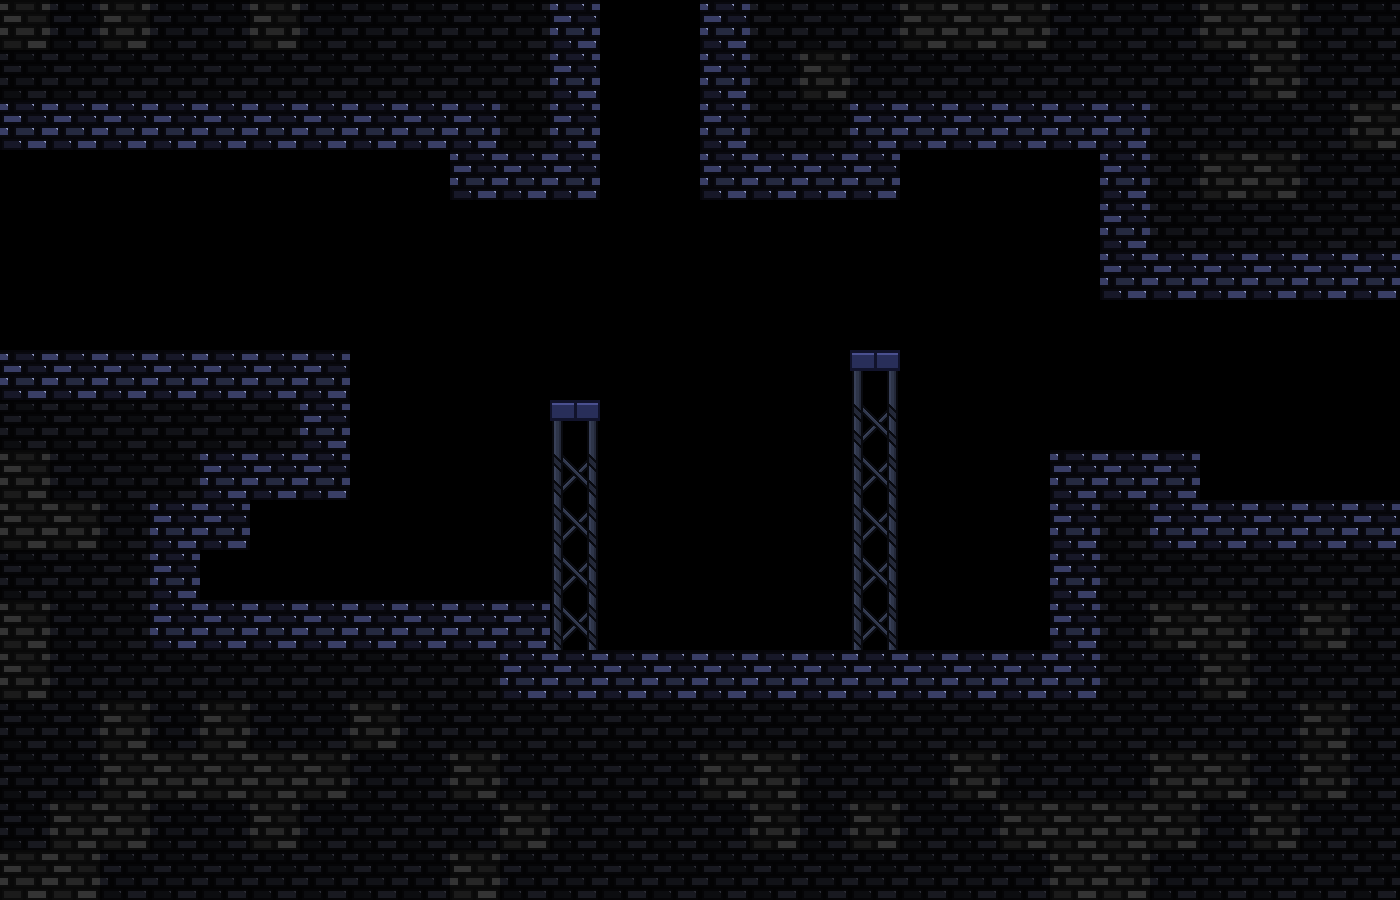

Tiled map render using the project's own tile images. Description and the map definition, with tile-layer contents summarised, below:
An orthogonal 28x18 tile map with 50x50 px tiles, 2 tile layers (tiles-main, tiles-deco), 5 tilesets and 36 objects (24x spike, 8x warp, 4x slab).

<map version="1.10" tiledversion="1.11.2" orientation="orthogonal" renderorder="right-down" width="28" height="18" tilewidth="50" tileheight="50" infinite="0" nextlayerid="28" nextobjectid="61">
 <tileset firstgid="1" source="ch1-tiles.tsx" />
 <tileset firstgid="81" source="../../textures/spike.tsx" />
 <tileset firstgid="89" source="../../textures/save.tsx" />
 <tileset firstgid="90" source="../../textures/trampoline-mini.tsx" />
 <tileset firstgid="99" source="../../textures/transition-tiles.tsx" />
 <layer id="5" name="tiles-main" width="28" height="18">
  <data>[504 cells, 82 non-empty, 1 distinct tile ids]</data>
 </layer>
 <layer id="6" name="tiles-deco" width="28" height="18">
  <data>[504 cells, 237 non-empty, 4 distinct tile ids]</data>
 </layer>
 <objectgroup id="11" name="save" />
 <objectgroup id="20" name="trampoline-mini" />
 <objectgroup id="12" name="bg">
  <properties>
   <property name="bgName" value="bgMountains" />
  </properties>
 </objectgroup>
 <objectgroup id="24" name="foregroundEffect">
  <properties>
   <property name="foregroundEffectType" value="rain" />
  </properties>
 </objectgroup>
 <objectgroup id="25" name="topEffect">
  <properties>
   <property name="topEffectType" value="wind" />
  </properties>
 </objectgroup>
 <objectgroup id="9" name="camera" />
 <objectgroup id="10" name="mapEffect">
  <properties>
   <property name="effectType" value="fog" />
  </properties>
 </objectgroup>
 <objectgroup id="8" name="spike-normal">
  <object id="1" name="spike" gid="81" x="350" y="600" width="50" height="50">
   <properties>
    <property name="id" value="0" />
   </properties>
  </object>
  <object id="4" name="spike" gid="84" x="1050" y="250" width="50" height="50">
   <properties>
    <property name="id" value="3" />
   </properties>
  </object>
  <object id="7" name="spike" gid="81" x="1000" y="650" width="50" height="50">
   <properties>
    <property name="id" value="0" />
   </properties>
  </object>
  <object id="8" name="spike" gid="81" x="950" y="650" width="50" height="50">
   <properties>
    <property name="id" value="0" />
   </properties>
  </object>
  <object id="9" name="spike" gid="85" x="900" y="650" width="50" height="50">
   <properties>
    <property name="id" value="4" />
   </properties>
  </object>
  <object id="11" name="spike" gid="81" x="850" y="650" width="50" height="50" />
  <object id="12" name="spike" gid="81" x="700" y="650" width="50" height="50">
   <properties>
    <property name="id" value="0" />
   </properties>
  </object>
  <object id="13" name="spike" gid="81" x="750" y="650" width="50" height="50">
   <properties>
    <property name="id" value="0" />
   </properties>
  </object>
  <object id="14" name="spike" gid="81" x="650" y="650" width="50" height="50">
   <properties>
    <property name="id" value="0" />
   </properties>
  </object>
  <object id="15" name="spike" gid="81" x="500" y="600" width="50" height="50">
   <properties>
    <property name="id" value="0" />
   </properties>
  </object>
  <object id="16" name="spike" gid="81" x="450" y="600" width="50" height="50">
   <properties>
    <property name="id" value="0" />
   </properties>
  </object>
  <object id="18" name="spike" gid="85" x="400" y="600" width="50" height="50">
   <properties>
    <property name="id" value="4" />
   </properties>
  </object>
  <object id="19" name="spike" gid="85" x="550" y="650" width="50" height="50">
   <properties>
    <property name="id" value="4" />
   </properties>
  </object>
  <object id="20" name="spike" gid="85" x="600" y="650" width="50" height="50">
   <properties>
    <property name="id" value="4" />
   </properties>
  </object>
  <object id="21" name="spike" gid="85" x="800" y="650" width="50" height="50">
   <properties>
    <property name="id" value="4" />
   </properties>
  </object>
  <object id="25" name="spike" gid="83" x="400" y="200" width="50" height="50">
   <properties>
    <property name="id" value="2" />
   </properties>
  </object>
  <object id="38" name="spike" gid="81" x="900" y="350" width="50" height="50">
   <properties>
    <property name="id" value="0" />
   </properties>
  </object>
  <object id="46" name="spike" gid="85" x="300" y="600" width="50" height="50">
   <properties>
    <property name="id" value="4" />
   </properties>
  </object>
  <object id="47" name="spike" gid="81" x="250" y="600" width="50" height="50">
   <properties>
    <property name="id" value="0" />
   </properties>
  </object>
  <object id="48" name="spike" gid="85" x="200" y="600" width="50" height="50">
   <properties>
    <property name="id" value="4" />
   </properties>
  </object>
  <object id="49" name="spike" gid="87" x="350" y="200" width="50" height="50">
   <properties>
    <property name="id" value="6" />
   </properties>
  </object>
  <object id="50" name="spike" gid="83" x="500" y="250" width="50" height="50">
   <properties>
    <property name="id" value="2" />
   </properties>
  </object>
  <object id="51" name="spike" gid="87" x="550" y="250" width="50" height="50">
   <properties>
    <property name="id" value="6" />
   </properties>
  </object>
  <object id="60" name="spike" gid="88" x="1050" y="300" width="50" height="50">
   <properties>
    <property name="id" value="7" />
   </properties>
  </object>
 </objectgroup>
 <objectgroup id="13" name="music">
  <properties>
   <property name="songName" value="rain" />
  </properties>
 </objectgroup>
 <objectgroup id="21" name="warps">
  <object id="30" name="warp" gid="102" x="0" y="200" width="50" height="50">
   <properties>
    <property name="direction" value="left" />
    <property name="target" value="map01" />
   </properties>
  </object>
  <object id="31" name="warp" gid="102" x="0" y="250" width="50" height="50">
   <properties>
    <property name="direction" value="left" />
    <property name="target" value="map01" />
   </properties>
  </object>
  <object id="32" name="warp" gid="102" x="0" y="300" width="50" height="50">
   <properties>
    <property name="direction" value="left" />
    <property name="target" value="map01" />
   </properties>
  </object>
  <object id="33" name="warp" gid="102" x="0" y="350" width="50" height="50">
   <properties>
    <property name="direction" value="left" />
    <property name="target" value="map01" />
   </properties>
  </object>
  <object id="34" name="warp" gid="100" x="1350" y="350" width="50" height="50">
   <properties>
    <property name="direction" value="right" />
    <property name="target" value="map03" />
   </properties>
  </object>
  <object id="35" name="warp" gid="100" x="1350" y="400" width="50" height="50">
   <properties>
    <property name="direction" value="right" />
    <property name="target" value="map03" />
   </properties>
  </object>
  <object id="36" name="warp" gid="100" x="1350" y="450" width="50" height="50">
   <properties>
    <property name="direction" value="right" />
    <property name="target" value="map03" />
   </properties>
  </object>
  <object id="37" name="warp" gid="100" x="1350" y="500" width="50" height="50">
   <properties>
    <property name="direction" value="right" />
    <property name="target" value="map03" />
   </properties>
  </object>
 </objectgroup>
 <objectgroup id="27" name="slab">
  <object id="56" name="slab" gid="24" x="500" y="450" width="50" height="50" />
  <object id="57" name="slab" gid="24" x="600" y="450" width="50" height="50" />
  <object id="58" name="slab" gid="24" x="800" y="400" width="50" height="50" />
  <object id="59" name="slab" gid="24" x="900" y="400" width="50" height="50" />
 </objectgroup>
</map>
